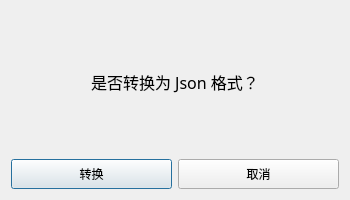
<?xml version="1.0" encoding="UTF-8"?>
<ui version="4.0">
 <class>jump</class>
 <widget class="QDialog" name="jump">
  <property name="geometry">
   <rect>
    <x>0</x>
    <y>0</y>
    <width>350</width>
    <height>200</height>
   </rect>
  </property>
  <property name="minimumSize">
   <size>
    <width>350</width>
    <height>200</height>
   </size>
  </property>
  <property name="maximumSize">
   <size>
    <width>350</width>
    <height>200</height>
   </size>
  </property>
  <property name="windowTitle">
   <string>跳转</string>
  </property>
  <property name="styleSheet">
   <string notr="true">* {
    font-size: 16;
    font-family: 'Cascadia Code PL', consolas, '微软雅黑';
    padding: 5px;
}
</string>
  </property>
  <layout class="QVBoxLayout" name="verticalLayout" stretch="2,1">
   <item>
    <widget class="QLabel" name="warning">
     <property name="font">
      <font>
       <family>Cascadia Code PL</family>
       <pointsize>12</pointsize>
      </font>
     </property>
     <property name="text">
      <string>是否转换为 Json 格式？</string>
     </property>
     <property name="alignment">
      <set>Qt::AlignCenter</set>
     </property>
    </widget>
   </item>
   <item>
    <layout class="QHBoxLayout" name="btn_group">
     <item>
      <widget class="QPushButton" name="btn_jump">
       <property name="text">
        <string>转换</string>
       </property>
      </widget>
     </item>
     <item>
      <widget class="QPushButton" name="btn_cancel">
       <property name="text">
        <string>取消</string>
       </property>
      </widget>
     </item>
    </layout>
   </item>
  </layout>
 </widget>
 <resources/>
 <connections/>
</ui>
